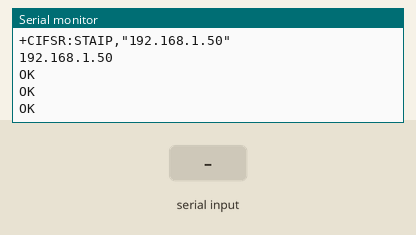
Simulated run of this sketch. Board: Arduino Uno, built with avr-gcc and run on an emulated ATmega328P. On the bench: the last lines printed to the serial monitor. The test bench sets the inputs (shaded band). The modem accepts every AT command (registered, SIM ready, sends succeed) and sends nothing else.

Above: at 7.2 s.
7.3 s: "90,45\n" received over the second serial link
At 8.3 s:
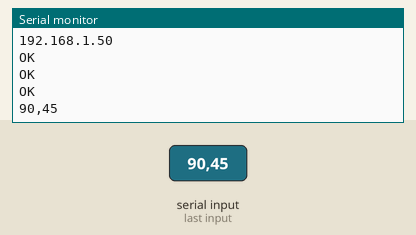
8.8 s: "30,150\n" received over the second serial link
At 9.4 s:
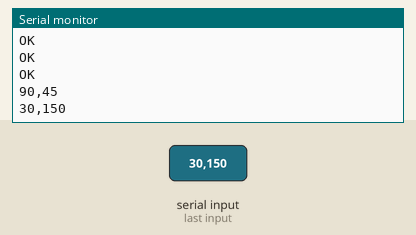

The sketch:

WebServer.ino
```cpp
#include <SoftwareSerial.h>


#define DEBUG true

SoftwareSerial esp8266(2,3); // make RX Arduino line is pin 2, make TX Arduino line is pin 3.
                             // This means that you need to connect the TX line from the esp to the Arduino's pin 2
                             // and the RX line from the esp to the Arduino's pin 3
void setup()
{
  Serial.begin(9600);
  esp8266.begin(9600); // your esp's baud rate might be different


  sendData("AT+RST\r\n",2000,DEBUG); // reset module
  sendData("AT+CWMODE=2\r\n",1000,DEBUG); // configure as access point
  sendData("AT+CIFSR\r\n",1000,DEBUG); // get ip address
  sendData("AT+CIPMUX=1\r\n",1000,DEBUG); // configure for multiple connections
  sendData("AT+CIPSERVER=1,80\r\n",1000,DEBUG); // turn on server on port 80
}

int counter = 0;
void loop()
{
  if(esp8266.available()) // check if the esp is sending a message
  {

    while(esp8266.available())
    {
      // The esp has data so display its output to the serial window
      char c = esp8266.read(); // read the next character.
      Serial.write(c);
    }

    if(esp8266.find("+IPD,"))
    {
     delay(1000);

     int connectionId = esp8266.read()-48; // subtract 48 because the read() function returns
                                           // the ASCII decimal value and 0 (the first decimal number) starts at 48
     for(int i = 0; i < 10; i++){
     String webpage = "<h1>Hello</h1><h2>World!</h2><button>" + (String)i + "</button>";

     String cipSend = "AT+CIPSEND=";
     cipSend += connectionId;
     cipSend += ",";
     cipSend +=webpage.length();
     cipSend +="\r\n";

     sendData(cipSend,1000,DEBUG);
     sendData(webpage,1000,DEBUG);

     webpage="<button>LED2</button>";

     cipSend = "AT+CIPSEND=";
     cipSend += connectionId;
     cipSend += ",";
     cipSend +=webpage.length();
     cipSend +="\r\n";

     sendData(cipSend,1000,DEBUG);
     sendData(webpage,1000,DEBUG);
     delay(1500);
     }
//     String closeCommand = "AT+CIPCLOSE=";
//     closeCommand+=connectionId; // append connection id
//     closeCommand+="\r\n";
//
//     sendData(closeCommand,3000,DEBUG);
    }
  }
}


String sendData(String command, const int timeout, boolean debug)
{
    String response = "";
    esp8266.print(command); // send the read character to the esp8266
    long int time = millis();

    while( (time+timeout) > millis())
    {
      while(esp8266.available())
      {
        // The esp has data so display its output to the serial window
        char c = esp8266.read(); // read the next character.
        response+=c;
      }
    }
    if(debug)
    {
      Serial.print(response);
    }
    return response;
}
```

Measured:
- after the input at 7.3 s, the serial monitor: prints a new line at once (image 1)
- after the input at 8.8 s, the serial monitor: prints a new line at once (image 2)
